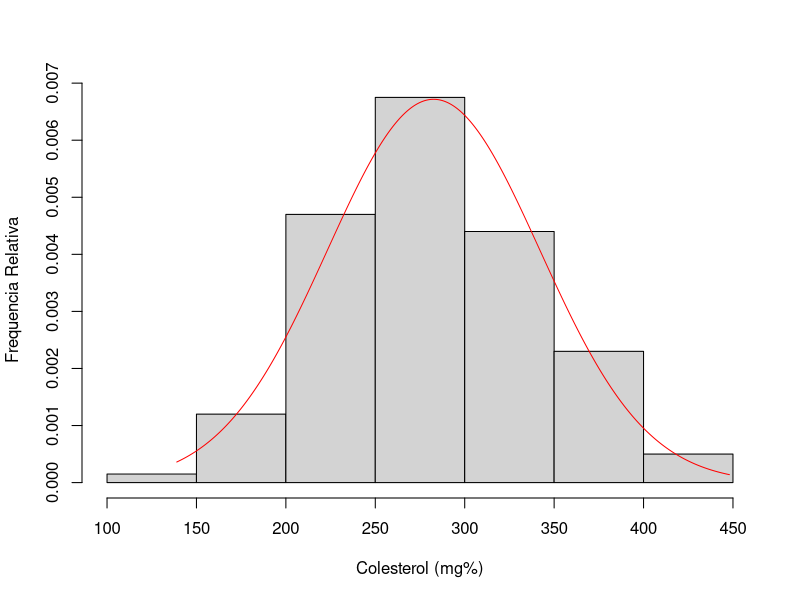
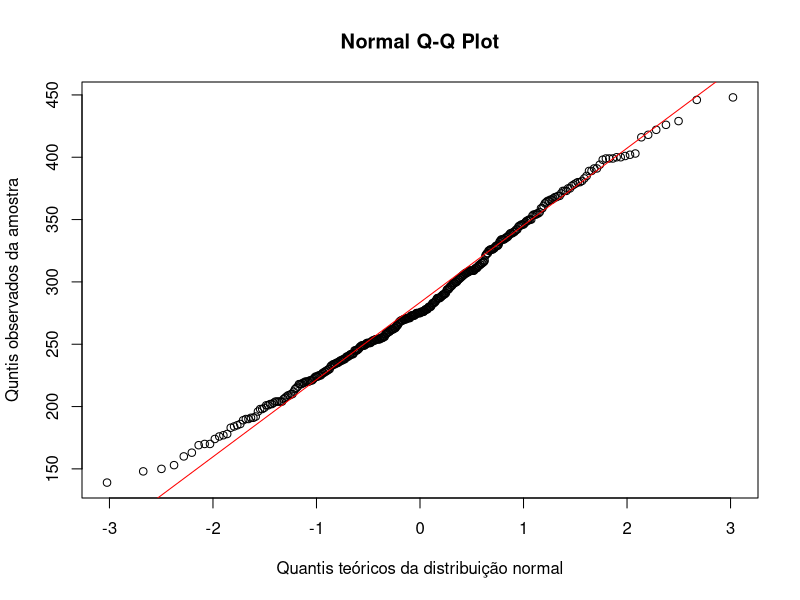

The R source for these figures, in order:
setwd("~/Documents/projects/UTFPR/probabilidade-e-estatistica-MA35B/aula6/tarefas")

dados <- read.csv(file = "laheart.csv", sep = ",")

colesterol <- dados$Colesterol

media <- mean(colesterol)
desvio <- sd(colesterol)
x <- seq(min(colesterol), max(colesterol), by=0.001)
fteorico <- dnorm(x, mean=media, sd=desvio)

hist(colesterol, freq = F, xlab = "Colesterol (mg%)", ylab = "Frequencia Relativa", main = "")
lines(x, fteorico, col="red")

qqnorm(colesterol, ylab="Quntis observados da amostra", xlab = "Quantis teóricos da distribuição normal")
qqline(colesterol,col="red")